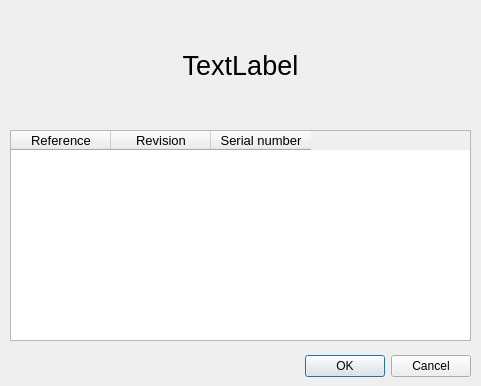
<?xml version="1.0" encoding="UTF-8"?>
<ui version="4.0">
 <class>Dialog</class>
 <widget class="QDialog" name="Dialog">
  <property name="geometry">
   <rect>
    <x>0</x>
    <y>0</y>
    <width>481</width>
    <height>386</height>
   </rect>
  </property>
  <property name="windowTitle">
   <string>Dialog</string>
  </property>
  <property name="modal">
   <bool>true</bool>
  </property>
  <widget class="QDialogButtonBox" name="buttonBox">
   <property name="geometry">
    <rect>
     <x>10</x>
     <y>350</y>
     <width>461</width>
     <height>32</height>
    </rect>
   </property>
   <property name="orientation">
    <enum>Qt::Horizontal</enum>
   </property>
   <property name="standardButtons">
    <set>QDialogButtonBox::Cancel|QDialogButtonBox::Ok</set>
   </property>
  </widget>
  <widget class="QLabel" name="labelDialog">
   <property name="geometry">
    <rect>
     <x>10</x>
     <y>10</y>
     <width>461</width>
     <height>111</height>
    </rect>
   </property>
   <property name="font">
    <font>
     <pointsize>20</pointsize>
    </font>
   </property>
   <property name="text">
    <string>TextLabel</string>
   </property>
   <property name="alignment">
    <set>Qt::AlignCenter</set>
   </property>
   <property name="wordWrap">
    <bool>true</bool>
   </property>
  </widget>
  <widget class="QTableWidget" name="tableReferences">
   <property name="geometry">
    <rect>
     <x>10</x>
     <y>130</y>
     <width>461</width>
     <height>211</height>
    </rect>
   </property>
   <property name="minimumSize">
    <size>
     <width>461</width>
     <height>0</height>
    </size>
   </property>
   <property name="font">
    <font>
     <pointsize>10</pointsize>
    </font>
   </property>
   <property name="alternatingRowColors">
    <bool>true</bool>
   </property>
   <property name="rowCount">
    <number>0</number>
   </property>
   <column>
    <property name="text">
     <string>Reference</string>
    </property>
    <property name="font">
     <font>
      <pointsize>10</pointsize>
     </font>
    </property>
   </column>
   <column>
    <property name="text">
     <string>Revision</string>
    </property>
    <property name="font">
     <font>
      <pointsize>10</pointsize>
     </font>
    </property>
   </column>
   <column>
    <property name="text">
     <string>Serial number</string>
    </property>
    <property name="font">
     <font>
      <pointsize>10</pointsize>
     </font>
    </property>
   </column>
  </widget>
 </widget>
 <resources/>
 <connections>
  <connection>
   <sender>buttonBox</sender>
   <signal>accepted()</signal>
   <receiver>Dialog</receiver>
   <slot>accept()</slot>
   <hints>
    <hint type="sourcelabel">
     <x>248</x>
     <y>254</y>
    </hint>
    <hint type="destinationlabel">
     <x>157</x>
     <y>274</y>
    </hint>
   </hints>
  </connection>
  <connection>
   <sender>buttonBox</sender>
   <signal>rejected()</signal>
   <receiver>Dialog</receiver>
   <slot>reject()</slot>
   <hints>
    <hint type="sourcelabel">
     <x>316</x>
     <y>260</y>
    </hint>
    <hint type="destinationlabel">
     <x>286</x>
     <y>274</y>
    </hint>
   </hints>
  </connection>
 </connections>
</ui>
